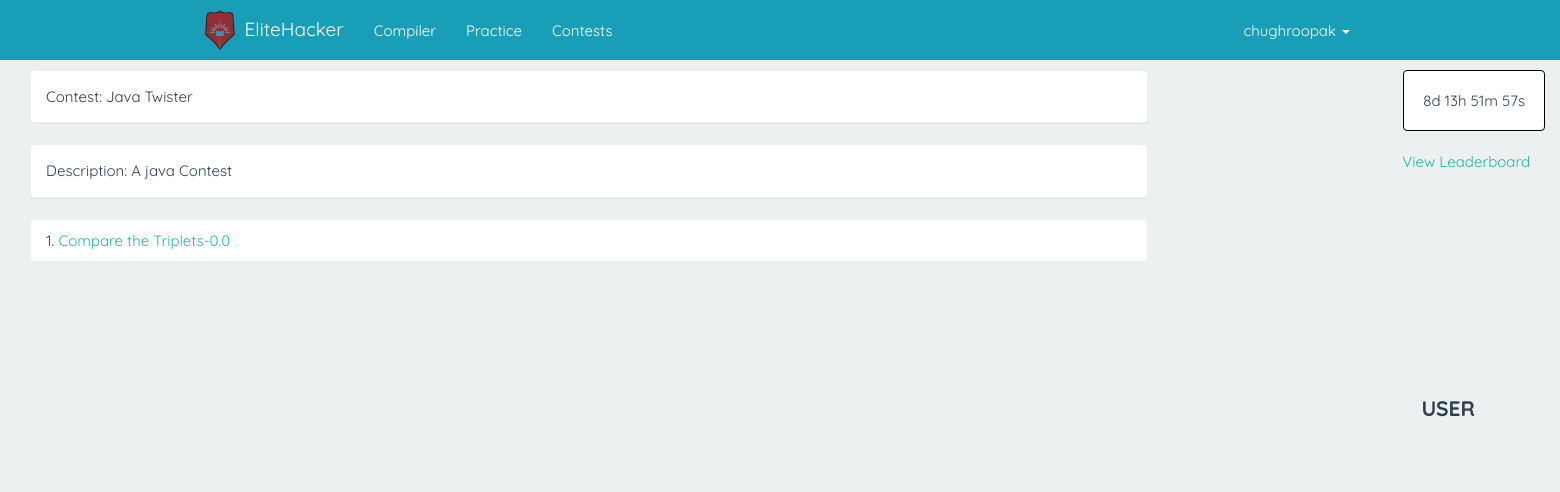
The page /contests/1/ (signed in) on the database its author committed.
### contests/models.py (models this page shows, shortened)
class Contest(models.Model):
    title = models.CharField(max_length=200)
    description = models.TextField(blank=True)
    start_date = models.DateTimeField()
    end_date = models.DateTimeField()
    image = models.CharField(blank=True,null=True,max_length=1000)
    def status(self,user):
        if  timezone.now()<self.start_date:
            return 0
        elif self.start_date<=timezone.now()< self.end_date:
            return 1
        else:
            self.end_contest(user)
            return -1
    def start_contest(self):
        leaderboard = Leaderboard.objects.get_or_create(contest=self)
        return leaderboard
    def get_end_date(self):
        return str(self.end_date)

class ContestQuestion(models.Model):
    contest = models.ForeignKey(Contest,on_delete=models.CASCADE,related_name='ContestQuestionContest')
    track = models.ForeignKey(Track,on_delete=models.CASCADE,related_name='ContestQuestionTrack')
    title = models.CharField(max_length=400)
    description = models.TextField(max_length=1000,null=True)
    testcases = models.TextField(max_length=100)
    testcases_output = models.TextField(max_length=100,blank=True)
    explanation = models.TextField(max_length=1000,blank=True)
    inputs = models.TextField(max_length=50000)
    output = models.TextField(max_length=10000)
    points = models.PositiveIntegerField(default=settings.DEFAULT_POINTS)
    right_count = models.PositiveIntegerField(default=0)
    wrong_count = models.PositiveIntegerField(default=0)
    def get_percentage_correct(self):
        try:
            return "%.2f" %((self.right_count*100)/(self.wrong_count+self.right_count))
        except ZeroDivisionError:
            return 0
    def __str__(self):
        return self.title

### contests/views.py (the view)
# urls.py: url(r'^(?P<id>\d+)/',contest,name="contest_detail"),
def contest(request,id):
    context={}
    cont = Contest.objects.get(id=id)
    if cont.status(request.user) == 1:
        context['valid']=True
        context['contest']=cont
        cont.start_contest()
        questions = ContestQuestion.objects.all().filter(contest=cont)
        q={}
        for question in questions:
           q[question]=float(question.get_percentage_correct())
        sorted_question = sorted(q.items(), key=operator.itemgetter(1))
        sorted_question.reverse()
        context['questions']=sorted_question
        leaderboardObject = Leaderboard.objects.get_or_create(contest=cont)[0]
        leaderboard = leaderboardObject.get_leaderboard()
        context['leaderboard']=leaderboard
    elif cont.status(request.user) == -1:
        leaderboardObject = Leaderboard.objects.get_or_create(contest=cont)[0]
        leaderboard = leaderboardObject.get_leaderboard()
        context['leaderboard']=leaderboard[:5]
        context['total_points'] = leaderboardObject.total_points
        return render(request,"leaderboard.html",context)
    else:
        context['status']="Contest has not yet started"
    return render(request,"contest_detail.html",context)

### contests/models.py (called while the page is built)
    def get_leaderboard(self):
        if self.total_points == 0:
            self.set_points()
        if self.leaderboard == "[]":
            try:
                records = ContestRecord.objects.all().filter(contest = self.contest)
            except:
                records=[]
            l = {}
            for r in records:
                try:
                    l[r.user.profile] += r.question.points
                except:
                    l[r.user.profile] = r.question.points
                    l[r.user.profile] = r.question.points
            leaderboard = sorted(l.items(), key=operator.itemgetter(1))
            leaderboard.reverse()
        else:
            leaderboard=[]
            l = eval(self.leaderboard)
            for profile_id,points in l:
                leaderboard.append((Profile.objects.get(id=profile_id),points))
        return leaderboard

### contests/templates/contest_detail.html
{% extends 'base.html' %}
{% block content %}
    {% if valid %}
    <div class="col-sm-3 col-md-9">
    <div class="panel panel-default">
      <div class="panel-body">Contest: {{ contest.title }}</div>
    </div>
     <div class="panel panel-default">
      <div class="panel-body">Description: {{ contest.description }}</div>
    </div>
    {% if questions %}
        <ol class="list-group">
        {% for question,success in questions %}
            <li class="list-group-item"><a href="{% url 'contest_question' contest.id  question.id %}">{{ question }}-{{ success }}</a></li>
        {% endfor %}
        </ol>
    {% endif %}
    </div>
{% include 'timer.html' %}
    <div class="col-sm-3 col-md-3">
            <a href="{% url 'contest_leaderboard' contest.id %}" class="pull-right">View Leaderboard</a>
    {% include 'leaderboard_content.html' %}
    </div>
        {% else %}
        {{ status }}
    {% endif %}
{% endblock %}

### compiler/templates/base.html (shortened to what this page needs)
<!DOCTYPE HTML PUBLIC "-//W3C//DTD HTML 4.01 Transitional//EN"
        "http://www.w3.org/TR/html4/loose.dtd">
<html>
<head>
    {% load staticfiles %}
    <link href="{% static 'compiler/css/bootstrap.min.css' %}" rel="stylesheet" type="text/css"/>
    <link href="{% static 'compiler/css/theme.css' %}" rel="stylesheet" type="text/css"/>
</head>
<body>
   <nav  class="navbar navbar-inverse navbar-fixed-top" style="background: #199EB8">
      <div class="container">
        <div class="navbar-header">
          <a style="padding:0" class="navbar-brand" href="/">
              <img style="padding:10px;" src="{% static 'compiler/image/DY_PATIL_LOGO.png' %}" height="100%"/>
          </a>
          <a class="navbar-brand" href="/">EliteHacker</a>
        </div>
        <div id="navbar" class="collapse navbar-collapse">
          <ul class="nav navbar-nav">
            <li><a href="{% url 'compiler' %}">Compiler</a></li>
            <li><a href="{% url 'alltracks' %}">Practice</a></li>
            <li><a href="{% url 'contests' %}">Contests</a></li>
          </ul>
          <ul class="nav navbar-nav navbar-right">
            {% if user.is_authenticated %}
                <li class="dropdown">
                    <a href="#" class="dropdown-toggle" data-toggle="dropdown" role="button" aria-haspopup="true" aria-expanded="false">{{ user.username}} <span class="caret"></span></a>
                </li>
             {% else %}
                <li><a href="{% url 'account_login' %}">Login</a></li>
            {% endif %}
        </div>
      </div>
    </nav>
<div class="container-fluid">
        {% block content %}
        {% endblock %}
</div>
</body>
</html>

### compiler/static/compiler/css/theme.css (style rules this page uses)
body { font-family: 'Quicksand', sans-serif !important; padding-top: 70px; padding-bottom: 30px; background-color:#ecf0f1; }
body * { font-family: 'Quicksand', sans-serif; }
ol li.list-group-item { list-style: decimal inside; display: list-item; }
* { -webkit-transition-duration: 0.2s; -moz-transition-duration: 0.2s; -ms-transition-duration: 0.2s; -o-transition-duration: 0.2s; transition-duration: 0.2s; }

### rows shown on the page
Contest: title "Java Twister", description "A java Contest"
ContestQuestion: title "Compare the Triplets", success "0.0"

### other values the page prints
{{ user.username }} "chughroopak"
